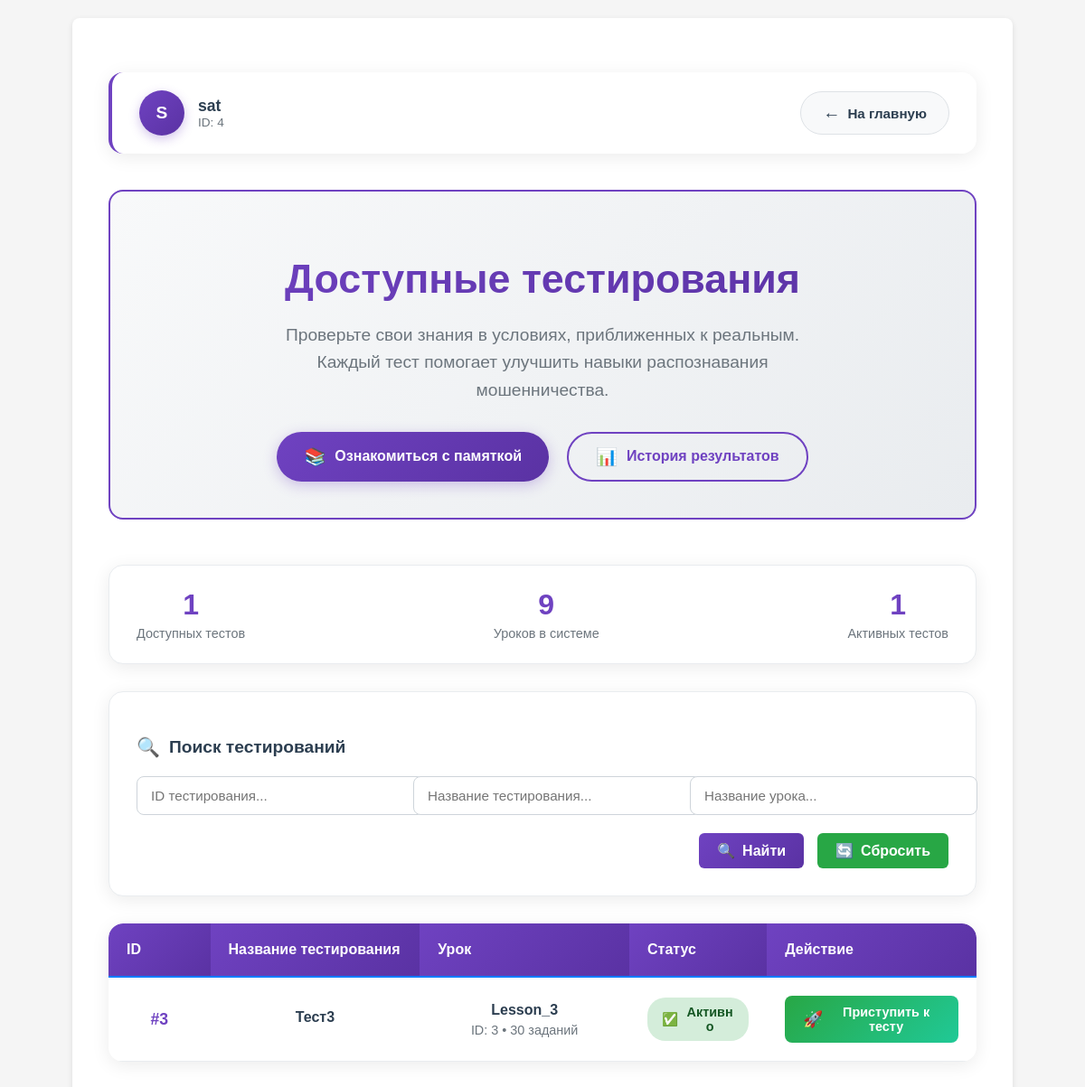
Page /test_room_preview (signed in) on the committed database.
### app.py (models this page shows, shortened)
class User(db.Model, UserMixin):
    __tablename__ = 'Users'
    id =  db.Column(db.Integer, primary_key=True)
    username = db.Column(db.String(64), unique=True, nullable=False)
    password_hash = db.Column(db.String(64), nullable=False)
    privileges = db.Column(db.Integer, default = 0)

class Testing(db.Model):
    __tablename__ = 'Testings'
    id = db.Column(db.Integer, primary_key=True)
    name = db.Column(db.String(64), unique=True, nullable=False)
    status = db.Column(db.Boolean, nullable=False)
    lesson_id = db.Column(db.Integer, nullable=False)
    group_id = db.Column(db.JSON, nullable=False)

class Lesson(db.Model):
    __tablename__ = 'Lessons'
    id = db.Column(db.Integer, primary_key=True)
    name = db.Column(db.String(64), unique=True, nullable=False)
    time = db.Column(db.Integer, nullable=False)
    price_correct = db.Column(db.Integer, default=1)
    price_wrong = db.Column(db.Integer, default=-1)
    questions = db.Column(db.JSON, nullable=False)

### app.py (the view)
@app.route('/test_room_preview')
def test_room_preview():
    curent_user = User.query.filter(
        User.username.ilike(
            session.get('curent_user')
        )
    ).first()
    testings_all = Testing.query.order_by(Testing.id).all()
    testings = list()
    user_results = Result.query.filter_by(user_id=curent_user.id).all()
    for test in testings_all:
        groups = test.group_id
        for group_id in groups:
            group = Group.query.get_or_404(group_id)
            users = group.users
            user_result = [r for r in user_results if r.testing_id == test.id]
            if curent_user.id in users and len(user_result) == 0:
                testings.append(test)
    lessons = Lesson.query.order_by(Lesson.id).all()
    lessons_dict = {lesson.id: lesson for lesson in lessons}
    return render_template('test_room_preview.html',
                           user=curent_user,
                           testings=testings,
                           lessons_dict=lessons_dict)

### app.py (called while the page is built)
@login_manager.user_loader
def load_user(user_id):
    return User.query.get(int(user_id))

### templates/test_room_preview.html (shortened to what this page needs)
{% extends 'base.html' %}
{% block content %}
<div class="testing-container">
    <div class="top-bar">
        <div class="user-info">
            <div class="user-avatar">
                {{ user.username[:1]|upper }}
            </div>
            <div>
                <div class="user-name">{{ user.username }}</div>
                <div class="user-id">ID: {{ user.id }}</div>
            </div>
        </div>
        <a href="{{ url_for('index') }}" class="back-button">
            <span style="font-size: 1.2rem;">←</span>
            На главную
        </a>
    </div>
    <div class="header-section">
        <h1 class="header-title">Доступные тестирования</h1>
        <p class="header-subtitle">
            Проверьте свои знания в условиях, приближенных к реальным.
            Каждый тест помогает улучшить навыки распознавания мошенничества.
        </p>
        <div class="action-buttons">
            <a href="{{ url_for('test_room_memo') }}" class="memo-button">
                <span style="font-size: 1.2rem;">📚</span>
                Ознакомиться с памяткой
            </a>
            <a href="{{ url_for('results_history') if 'results_history' in url_map|map(attribute='endpoint') else url_for('index') }}"
               class="history-button">
                <span style="font-size: 1.2rem;">📊</span>
                История результатов
            </a>
        </div>
    </div>
    <div class="stats-container">
        <div class="stat-item">
            <div class="stat-value">{{ testings|length }}</div>
            <div class="stat-label">Доступных тестов</div>
        </div>
        <div class="stat-item">
            <div class="stat-value">{{ lessons_dict|length }}</div>
            <div class="stat-label">Уроков в системе</div>
        </div>
        <div class="stat-item">
            <div class="stat-value">{{ testings|selectattr('status')|list|length }}</div>
            <div class="stat-label">Активных тестов</div>
        </div>
    </div>
    {% if testings|length > 0 %}
    <div class="filters-container">
        <h3 class="filters-title">
            <span style="font-size: 1.3rem;">🔍</span>
            Поиск тестирований
        </h3>
        <div class="filters-grid">
            <div>
                <input type="text" id="scrollSearchID" class="filter-input"
                       placeholder="ID тестирования...">
            </div>
            <div>
                <input type="text" id="scrollSearchName" class="filter-input"
                       placeholder="Название тестирования...">
            </div>
            <div>
                <input type="text" id="scrollSearchLesson" class="filter-input"
                       placeholder="Название урока...">
            </div>
        </div>
        <div class="filter-actions">
            <button type="button" class="filter-btn search-btn" onclick="searchScrollTable()">
                <span style="font-size: 1rem;">🔍</span>
                Найти
            </button>
            <button type="button" class="filter-btn reset-btn" onclick="clearScrollSearch()">
                <span style="font-size: 1rem;">🔄</span>
                Сбросить
            </button>
        </div>
    </div>
    <div class="testing-table-container">
        <div class="table-scroll">
            <table class="testing-table">
                <thead>
                    <tr>
                        <th style="width: 10%">ID</th>
                        <th style="width: 25%">Название тестирования</th>
                        <th style="width: 25%">Урок</th>
                        <th style="width: 15%">Статус</th>
                        <th style="width: 25%">Действие</th>
                    </tr>
                </thead>
                <tbody id="scrollTableBody">
                    {% for t in testings %}
                    <tr class="scroll-testing-row">
                        <td>
                            <div class="testing-id">#{{ t.id }}</div>
                        </td>
                        <td>
                            <div class="testing-name">{{ t.name }}</div>
                        </td>
                        <td>
                            {% set lesson = lessons_dict.get(t.lesson_id) %}
                            {% if lesson %}
                                <div class="testing-name">{{ lesson.name }}</div>
                                <div class="lesson-info">
                                    ID: {{ lesson.id }} • {{ lesson.questions|length }} заданий
                                </div>
                            {% else %}
                                <div style="color: #dc3545; font-weight: 600;">
                                    <span style="font-size: 0.9rem;">⚠️</span> Урок удален
                                </div>
                                <div class="lesson-info">ID: {{ t.lesson_id }}</div>
                            {% endif %}
                        </td>
                        <td>
                            <span class="status-badge status-active">
                                <span style="font-size: 0.9rem;">✅</span>
                                Активно
                            </span>
                        </td>
                        <td>
                            <form method="get" action="{{ url_for('test_room', test=t.id, step=0) }}"
                                  style="margin: 0;">
                                <button type="submit" class="start-button">
                                    <span style="font-size: 1.1rem;">🚀</span>
                                    Приступить к тесту
                                </button>
                            </form>
                        </td>
                    </tr>
                    {% endfor %}
                </tbody>
            </table>
        </div>
    </div>
    {% endif %}
</div>
{% endblock %}
{% set show_footer = False %}

### static/style.css (style rules this page uses)
body { font-family:Arial,sans-serif;margin:0;padding:20px;background:#f5f5f5 }
button { padding:10px 20px; background:#007bff; color:white; border:none; border-radius:4px; cursor:pointer }
button, .btn { padding: 10px 20px; background:#007bff; color:white; border:none; border-radius:4px; cursor:pointer; font-size:1rem; }
table { width: 100%; border-collapse: collapse; margin: 0; }
thead { position: sticky; top: 0; background-color: #f8f9fa; z-index: 10; }
th, td { border-bottom: 1px solid #e0e0e0; padding: 8px; text-align: center; vertical-align: middle; }
th { border-bottom: 2px solid #007bff; position: sticky; top: 0; }
button[type="button"] { padding: 10px 20px; background-color: #28a745; color: white; border: none; border-radius: 6px; cursor: pointer; transition: all 0.3s ease; }

### rows in the picture
User: username "S", username "sat", id "4"
Testing: id "3", name "Тест3", questions|length "30"
Lesson: name "Lesson_3", id "3"

### other values in the picture
{{ testings|length }} "1"
{{ lessons_dict|length }} "9"
{{ testings|selectattr('status')|list|length }} "1"
